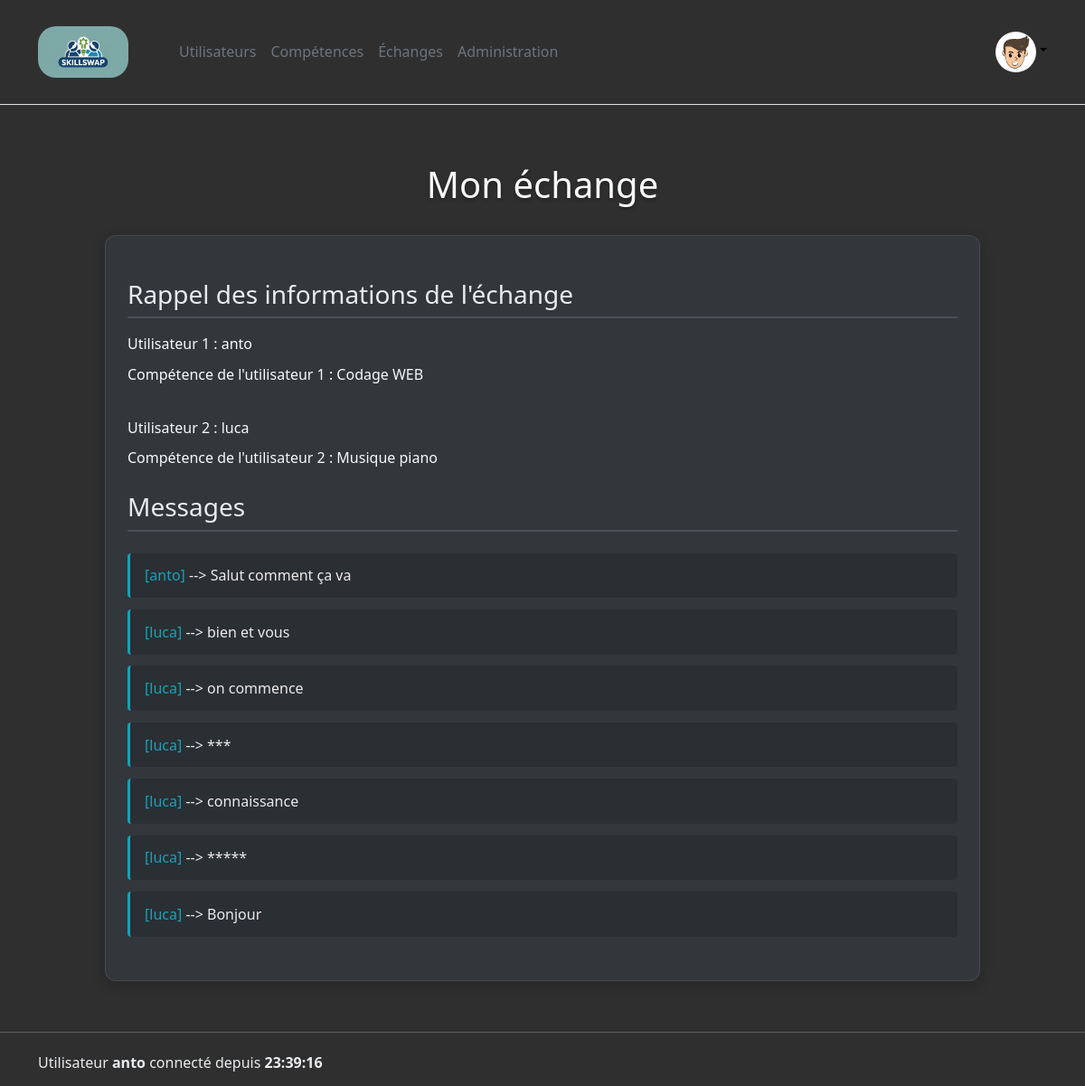
/index.php?view=conversations&idEchange=12 (signed in), run on the app's committed database.
### tables this page shows
CREATE TABLE `utilisateurs` (
  `id` int(11) NOT NULL,
  `pseudo` varchar(20) NOT NULL,
  `passe` varchar(50) NOT NULL,
  `role` varchar(20) NOT NULL DEFAULT 'user',
  `bio` text NOT NULL DEFAULT '',
  `token` int(11) NOT NULL DEFAULT 100
);

CREATE TABLE `images` (
  `id` int(11) NOT NULL,
  `user_id` int(11) NOT NULL,
  `file_name` varchar(255) NOT NULL,
  `file_path` varchar(500) NOT NULL,
  `uploaded_at` timestamp NULL DEFAULT current_timestamp()
);

CREATE TABLE `competences_acquises` (
  `idComp` int(11) NOT NULL,
  `nom` varchar(30) NOT NULL,
  `description` text NOT NULL,
  `utilisateur` int(11) NOT NULL
);

CREATE TABLE `messages` (
  `idMessage` int(11) NOT NULL,
  `contenu` text NOT NULL,
  `auteur` int(11) NOT NULL,
  `idEchange` int(11) NOT NULL
);

### libs/maLibUtils.php (called while the page is built, shortened)
<?php
function valider($nom,$type="REQUEST")
{
	switch($type)
	{
		case 'REQUEST':
		if(isset($_REQUEST[$nom]) && !($_REQUEST[$nom] == ""))
			return proteger($_REQUEST[$nom]);
		break;
		case 'SESSION':
		if(isset($_SESSION[$nom]) && !($_SESSION[$nom] == ""))
			return $_SESSION[$nom];
		break;
	}
	return false;
}
function proteger($str)
{
	if (is_array($str))
	{
		$nextTab = array();
		foreach($str as $cle => $val)
		{
			$nextTab[$cle] = addslashes($val);
		}
		return $nextTab;
	}
	else
		return addslashes ($str);
}
?>

### libs/maLibSQL.pdo.php (called while the page is built, shortened)
<?php
function SQLGetChamp($sql)
{
	global $BDD_host;
	global $BDD_base;
	global $BDD_user;
	global $BDD_password;
	try {
		$dbh = new PDO("mysql:host=$BDD_host;dbname=$BDD_base", $BDD_user, $BDD_password);
	} catch (PDOException $e) {
		die("<font color=\"red\">SQLGetChamp: Erreur de connexion : " . $e->getMessage() . "</font>");
	}
	$dbh->exec("SET CHARACTER SET utf8");
	$res = $dbh->query($sql);
	$num = $res->rowCount();
	$res->setFetchMode(PDO::FETCH_NUM);
	$ligne = $res->fetch();
	if ($ligne == false) return false;
	else return $ligne[0];
}
function SQLSelect($sql)
{
 	global $BDD_host;
	global $BDD_base;
 	global $BDD_user;
 	global $BDD_password;
	try {
		$dbh = new PDO("mysql:host=$BDD_host;dbname=$BDD_base", $BDD_user, $BDD_password);
	} catch (PDOException $e) {
		die("<font color=\"red\">SQLSelect: Erreur de connexion : " . $e->getMessage() . "</font>");
	}
	$dbh->exec("SET CHARACTER SET utf8");
	$res = $dbh->query($sql);
	$num = $res->rowCount();
	if ($num==0) return false;
	else return $res;
}
function parcoursRs($result)
{
	$result->setFetchMode(PDO::FETCH_ASSOC);
	while ($ligne = $result->fetch())
		$tab[]= $ligne;
	return $tab;
}
?>

### libs/modele.php (called while the page is built, shortened)
<?php
include_once("maLibSQL.pdo.php");
function isAdmin($idUser)
{
	$SQL ="SELECT id FROM utilisateurs WHERE id='$idUser' AND role='admin';";
	return SQLGetChamp($SQL);
}
function infoUser($idUser){
	$SQL = "SELECT * FROM utilisateurs WHERE id = '$idUser'";
	return parcoursRs(SQLSelect($SQL))[0];
}
function infoComp($idComp){
	$SQL = "SELECT * FROM competences_acquises WHERE idComp = '$idComp'";
	return parcoursRs(SQLSelect($SQL));
}
function getImagePath($userId) {
    $SQL = "SELECT file_path FROM images WHERE user_id = $userId";
    return SQLGetChamp($SQL);
}
function infoEchange($idEchange){
	$SQL = "SELECT * FROM echanges WHERE idEchange = '$idEchange'";
	return parcoursRs(SQLSelect($SQL))[0];
}
function listerMessages($idEchange)
{
	$SQL = "SELECT * FROM messages m JOIN utilisateurs u ON m.auteur = u.id WHERE idEchange = '$idEchange' ORDER BY m.idMessage";
	return parcoursRS(SQLSelect($SQL));
}
function secure($str) {
    return htmlspecialchars($str, ENT_QUOTES, 'UTF-8');
}
?>

### templates/conversations.php (the view, shortened to what this page needs)
<?php
if(valider("connecte","SESSION")) {
    echo '<div class="echange-container">';
    echo '<h1>Mon échange</h1>';
    if(valider("idEchange")) {
        $echange = infoEchange(valider("idEchange"));
        $user1 = infoUser($echange["idUser1"]);
        $user2 = infoUser($echange["idUser2"]);
        $comp1 = infoComp($echange["idComp1"])[0];
        $comp2 = infoComp($echange["idComp2"])[0];
        echo '<div class="echange-card">';
        echo '<h3>Rappel des informations de l\'échange</h3>';
        echo '<div class="echange-info">';
        echo '<div>Utilisateur 1 : '.$user1["pseudo"].'</div>';
        echo '<div>Compétence de l\'utilisateur 1 : '.$comp1["nom"].'</div>';
        echo '<br>';
        echo '<div>Utilisateur 2 : '.$user2["pseudo"].'</div>';
        echo '<div>Compétence de l\'utilisateur 2 : '.$comp2["nom"].'</div>';
        echo '</div>';
        echo '<h3>Messages</h3>';
        echo '<div class="message-container">';
        $messages = listerMessages(valider("idEchange"));
        foreach ($messages as $mess) {
            echo '<div class="message">';
            echo '<span class="message-author">[' . secure($mess["pseudo"]) . ']</span> --> ' . secure($mess["contenu"]);
            echo '</div>';
        }
        echo '</div>';
        echo '</div>';
    }
    echo '</div>';
} else {
    header("Location:./index.php?view=login");
}
?>
<link rel="stylesheet" href="Style/conversations.css">

### templates/header.php (shortened to what this page needs)
<!doctype html>
<html lang="en">
  <head>
    <link href="https://cdn.jsdelivr.net/npm/bootstrap@5.3.6/dist/css/bootstrap.min.css" rel="stylesheet">
</head>
  <body>
<header class="p-3 mb-3 border-bottom bg-light" style="background-color: rgb(47, 47, 47) !important;">
  <div class="container">
    <nav class="navbar navbar-expand-lg">
      <a class="navbar-brand me-5" href="?view=accueil" style="color:rgb(236, 234, 234);"><img style="width:100px; border-radius:20px;" src="ressources/skillswap.jpg"></a>
      <div class="collapse navbar-collapse" id="navbarMenu">
        <ul class="navbar-nav me-auto mb-2 mb-lg-0">
          <?php
          if(valider("connecte","SESSION")){
            echo '<li class="nav-item"><a href="?view=recherche_profil" class="nav-link px-2 link-secondary">Utilisateurs</a>';
            echo '</li>';
            echo '<li class="nav-item"><a href="?view=competences" class="nav-link px-2 link-secondary">Compétences</a>';
            echo '</li>';
            echo '<li class="nav-item"><a href="?view=echanges" class="nav-link px-2 link-secondary">Échanges</a>';
            echo '</li>';
            if(isAdmin(valider("idUser","SESSION"))){
              echo '<li class="nav-item"><a href="?view=admin" class="nav-link px-2 link-secondary">Administration</a>';
              echo '</li>';
            }
          }
          ?>
        </ul>
        <div class="d-flex">
          <?php
          if(!valider("connecte","SESSION")){
              echo '<ul class="navbar-nav">';
              echo '<li class="nav-item"><a href="?view=login" class="nav-link px-2 link-secondary">Se connecter</a></li>';
              echo '</ul>';
          } else {
              echo '<div class="dropdown">';
              echo '<a href="#" class="d-block link-body-emphasis text-decoration-none dropdown-toggle" data-bs-toggle="dropdown" aria-expanded="false">';
              $imagePath = getImagePath(valider("idUser", "SESSION"));
              if ($imagePath && file_exists($imagePath)) {
                echo '<img src="' . $imagePath . '" width="45" height="45" class="rounded-circle">';
              } else {
                echo '<img src="ressources/pp.png" width="45" height="45" class="rounded-circle">';
              }
              echo '</a>';
              echo '</div>';
          }
          ?>
        </div>
      </div>
    </nav>
  </div>
</header>
  <div class="container">

### Style/conversations.css (style rules this page uses)
body { background-color: #1a1a1a; color: #f8f9fa; }
h1 { color: #f8f9fa !important; font-weight: 300 !important; text-align: center; margin: 2rem 0 !important; text-shadow: 0 2px 4px rgba(0,0,0,0.3); }
h3, h4, h5, h6 { color: #e9ecef !important; font-weight: 400 !important; margin: 1.5rem 0 1rem 0 !important; }
h3 { border-bottom: 2px solid #495057; padding-bottom: 0.5rem; }
.echange-container { max-width: 1000px; margin: 0 auto; padding: 1rem; }
.echange-card { background: rgba(52, 58, 64, 0.8) !important; border: 1px solid rgba(108, 117, 125, 0.3); border-radius: 12px; padding: 1.5rem; margin-bottom: 1.5rem; backdrop-filter: blur(10px); transition: all 0.3s ease; box-shadow: 0 4px 15px rgba(0,0,0,0.2); }
.echange-info { color: #f8f9fa !important; line-height: 1.6; margin-bottom: 1rem; }
.echange-info div { margin-bottom: 0.5rem; }
.message-container { margin: 1.5rem 0; }
.message { background: rgba(40, 45, 50, 0.7); border-left: 3px solid #17a2b8; border-radius: 4px; padding: 0.8rem 1rem; margin-bottom: 0.8rem; }
.message-author { color: #17a2b8 !important; font-weight: 500; }
a { color: #17a2b8 !important; text-decoration: none; transition: color 0.3s ease; }
.echange-card { animation: fadeIn 0.6s ease forwards; }

### templates/header.php (style rules this page uses)
body { background-color: rgb(47, 47, 47) !important; color : rgb(236, 234, 234) !important; }

### data on the page
utilisateurs: id.file_path (picture), pseudo "anto"
competences_acquises: nom "Codage WEB"
utilisateurs: pseudo "luca"
competences_acquises: nom "Musique piano"
messages: auteur.pseudo "anto", contenu "Salut comment ça va"
messages: auteur.pseudo "luca", contenu "bien et vous"
messages: auteur.pseudo "luca", contenu "on commence"
messages: auteur.pseudo "luca", contenu "***"
messages: auteur.pseudo "luca", contenu "connaissance"
messages: auteur.pseudo "luca", contenu "*****"
messages: auteur.pseudo "luca", contenu "Bonjour"

### other printed values
$_SESSION[pseudo] "anto"
$_SESSION[heureConnexion] "23:39:16"
